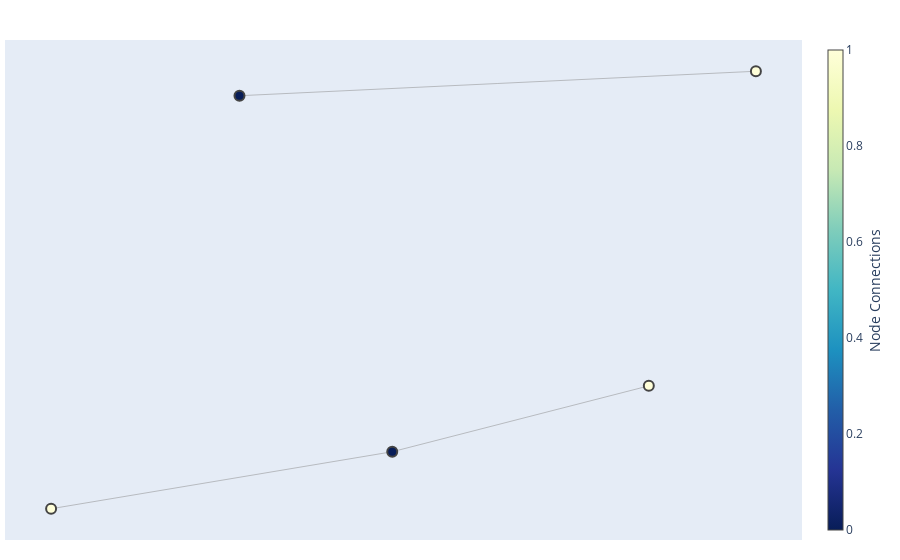

The code cell stored with this chart in its notebook:
### Code cell
import pandas as pd
import sys
sys.path.append("../")
import relationalpandas as rp


df1 = pd.DataFrame({"PersonID": [0, 1], "Name": ["Bob", "Alice"]})
df2 = pd.DataFrame({"CarType": ["VW id3", "Toyota Aygo X", "Audi a3"], "OwnerID": [1, 0, 1]})

collection = rp.Collection()
collection.register_scene({
        "dataframes": [
            {
                "name": "Name",
                "data": df1,
                "entity_column": "PersonID"
            },
            {
                "name": "CarType",
                "data": df2,
                "entity_column": "OwnerID"
            }
        ],
        "relations": [
            [df1, df2, "PersonID", "OwnerID"]
        ]
    })
#collection.visualize_instances()
collection.visualize_instances("plotly")

### Figure 1 — Plotly figure (JSON) as saved in the notebook; plotly's stock layout.template omitted (floating-point values rounded to 4 significant figures)
{"data": [{"hoverinfo": "none", "line": {"color": "#888", "width": 0.5}, "mode": "lines", "type": "scatter", "x": [-0.08132, 0.1546, null, -0.01154, -0.1674, null, -0.01154, 0.1057, null], "y": [0.8942, 1, null, -0.6442, -0.8906, null, -0.6442, -0.3595, null]}, {"hoverinfo": "text", "marker": {"color": [0, 0, 1, 1, 1], "colorbar": {"thickness": 15, "title": {"side": "right", "text": "Node Connections"}, "xanchor": "left"}, "colorscale": [[0, "rgb(255,255,217)"], [0.125, "rgb(237,248,177)"], [0.25, "rgb(199,233,180)"], [0.375, "rgb(127,205,187)"], [0.5, "rgb(65,182,196)"], [0.625, "rgb(29,145,192)"], [0.75, "rgb(34,94,168)"], [0.875, "rgb(37,52,148)"], [1, "rgb(8,29,88)"]], "line": {"width": 2}, "reversescale": true, "showscale": true, "size": 10}, "mode": "markers", "text": ["Bob", "Alice", "VW id3", "Toyota Aygo X", "Audi a3"], "type": "scatter", "x": [-0.08132, -0.01154, -0.1674, 0.1546, 0.1057], "y": [0.8942, -0.6442, -0.8906, 1, -0.3595]}], "layout": {"annotations": [{"showarrow": false, "text": "", "x": 0.005, "xref": "paper", "y": -0.002, "yref": "paper"}], "hovermode": "closest", "margin": {"b": 20, "l": 5, "r": 5, "t": 40}, "showlegend": false, "title": {"font": {"size": 16}, "text": ""}, "xaxis": {"showgrid": false, "showticklabels": false, "zeroline": false}, "yaxis": {"showgrid": false, "showticklabels": false, "zeroline": false}}}
